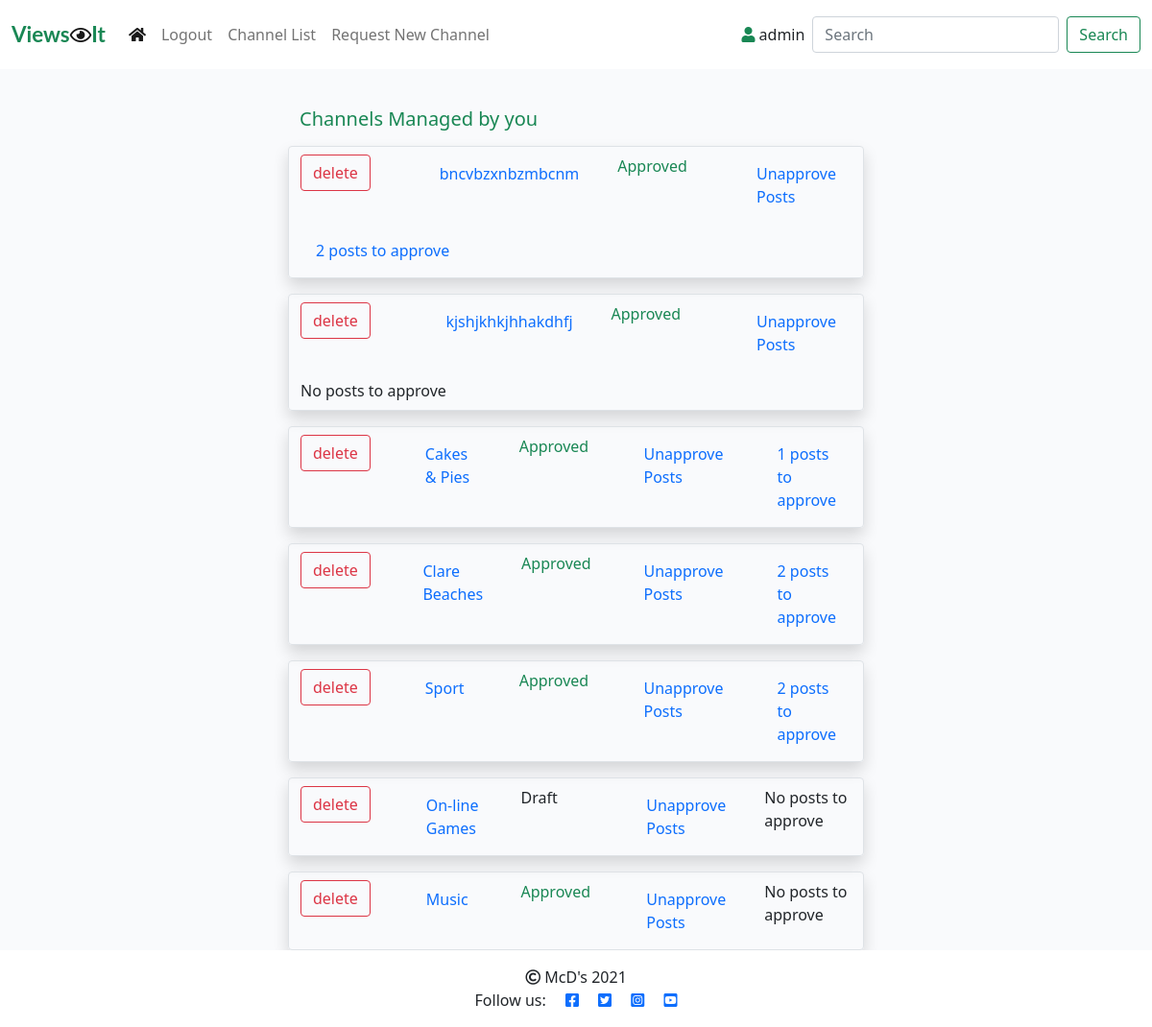
The app's page /channel_manage/ (signed in) with its own data.
### viewsit_app/models.py (models this page shows, shortened)
class Channel(models.Model):
    topic = models.CharField(max_length=50)
    topic_url = models.SlugField(max_length=50, unique=True)
    description = models.CharField(max_length=200)
    author = models.ForeignKey(User, on_delete=models.CASCADE,
                               related_name="channels")
    created_on = models.DateTimeField(auto_now_add=True)
    updated_on = models.DateTimeField(auto_now=True)
    status = models.IntegerField(choices=STATUS, default=0)
    class Meta:
        ordering = ['-created_on']

### viewsit_app/views.py (the view)
# urls.py: path('channel_manage/', views.ChannelManage.as_view(),
class ChannelManage(generic.ListView):
    def get(self, request, *args, **kwargs):
        num_unapproved = Count('channelposts', filter=Q(channelposts__status__lte=0))
        queryset = Channel.objects.filter(author=request.user).order_by("-created_on").annotate(num_unapproved=num_unapproved)
        return render(
            request,
            "channel_manage.html",
            {
                "channel_list": queryset,
            },
        )

### templates/channel_manage.html (shortened to what this page needs)
{% extends "base.html" %}
{% block content %}
<div class="container-fluid">
    <div class="row">
        <div class="col-sm-6 mt-3 offset-md-3">
            <h5 class="mt-3 text-success">Channels Managed by you</h5>
            {% for channel in channel_list %}
                <div class="row border rounded shadow mt-3">
                    <div class="col mt-2 mb-2">
                        <button type="button" class="btn btn-outline-danger" data-bs-toggle="modal" data-bs-target="#confirmModalDelete">delete</button>
                    </div>
                    <div class="col mt-2 mb-2 text-left" ><a class="nav-link" href="{% url 'channel_form' slug=channel.topic_url %}">
                        <p class="card-text">{{ channel.topic }}</p></a>
                    </div>
                    {% if channel.status == 0 %}
                        <div class="col mt-2 mb-2 text-left">Draft</div>
                    {% else %}
                        <div class="col mt-2 mb-2 text-success text-left">Approved</div>
                    {% endif %}
                    <div class="col mt-2 mb-2 text-left" ><a class="nav-link" href="{% url 'channel_post_approve' slug=channel.topic_url post_approval_type='Unapprove' %}">
                        Unapprove Posts</a>
                    </div>
                    {% if channel.num_unapproved %}
                    <div class="col mt-2 mb-2 text-left"><a class="nav-link" href="{% url 'channel_post_approve' slug=channel.topic_url post_approval_type='Approve' %}">
                        {{ channel.num_unapproved }} posts to approve</a></div>
                    {% else %}
                    <div class="col mt-2 mb-2 text-left">No posts to approve</div>
                    {% endif %}
                </div>
            {% empty %}
                <div><h4>You currently don't manage any channels.</h4></div>
            {% endfor %}
        </div>
    </div>
</div>
{%endblock%}

### templates/base.html (shortened to what this page needs)
{% load static %}
<!DOCTYPE html>
<html class="h-100">
<head>
    <link rel="stylesheet" href="https://cdnjs.cloudflare.com/ajax/libs/font-awesome/5.15.3/css/all.min.css">
    <link href="https://cdn.jsdelivr.net/npm/bootstrap@5.0.1/dist/css/bootstrap.min.css" rel="stylesheet"
>
    <link href="https://cdn.jsdelivr.net/npm/summernote@0.8.18/dist/summernote.min.css" rel="stylesheet">
    <link rel="stylesheet" href="{% static 'css/style.css' %}">
</head>
<body class="d-flex flex-column h-100 main-bg">
    <nav class="navbar navbar-expand-lg navbar-light fixed-top bg-white">
        <div class="container-fluid">
            <a class="navbar-brand" href="{% url 'home' %}"><span class="brand text-success">
                Views</span><i class="far fa-eye"></i><span class=" brand text-success">It</span></a>
            <div class="collapse navbar-collapse" id="navbarText">
                <ul class="navbar-nav me-auto mb-2 mb-lg-0">
                    <li class="nav-item">
                        <a class="nav-link active" aria-current="page" href="{% url 'channel_view_all' %}"><i class="fas fa-home"></i></a>
                    </li>
                    {% if user.is_authenticated %}
                    <li class="nav-item">
                        <a class="nav-link" href="{% url 'logout_user' %}">Logout</a>
                    </li>
                    {% endif %}
                    <li class="nav-item">
                        <a class="nav-link" href="{% url 'channel_list' %}">Channel List</a>
                    </li>
                    {% if user.is_authenticated and "channel_manage" in request.path %}
                    <li class="nav-item">
                        <a class="nav-link" href="{% url 'channel_form' %}">Request New Channel</a>
                    </li>
                    {% endif %}
                </ul>
                {% if user.is_authenticated %}
                    <p class="nav-item muted-text mt-3 me-2" id="navbarText"><i class="fas fa-user text-success"></i> {{ user }}</p>
                {% endif %}
                {% if not search_place_holder and not channel_topic_url%}
                    <span class="navbar-nav ml-auto mr-auto">
                        <form class="d-flex" action="{% url 'channel_view_search' %}" method="get">
                            <input class="form-control me-2" type="search" placeholder="Search" aria-label="Search" name="search_string">
                            <button class="btn btn-outline-success" type="submit">Search</button>
                        </form>
                    </span>
                {% endif %}
            </div>
        </div>
    </nav>
    <main class="flex-shrink-0 main-bg">
        {% block content %}
        {% endblock content %}
    </main>
   <footer class="footer mt-auto py-3 bg-white">
        <p class="m-0 text-center"><i class="far fa-copyright"></i>    McD's 2021</p>
        <p class="m-0 text-center"> Follow us:
            <a href="https://facebook.com" target="_blank" rel="no-opener" ><i class="fab fa-facebook-square ms-3"></i></a>
            <a href="https://twitter.com" target="_blank" rel="no-opener" ><i class="fab fa-twitter-square ms-3"></i></a>
            <a href="https://instagram.com" target="_blank" rel="no-opener" ><i class="fab fa-instagram-square ms-3"></i></a>
            <a href="https://youtube.com" target="_blank" rel="no-opener" ><i class="fab fa-youtube-square ms-3"></i></a>
        </p>
    </footer>
</body>
</html>

### static/css/style.css (style rules this page uses)
body { padding-top: 80px; }
.brand { font-family: Lato, sans-serif; font-size: 1.4rem; font-weight: 700; color: #4A4A4F; }
.main-bg { background-color: #F9FAFC; }

### records on screen
Channel: topic "bncvbzxnbzmbcnm", status "Approved", num_unapproved "2"
Channel: topic "kjshjkhkjhhakdhfj", status "Approved", shows "No posts to approve"
Channel: topic "Cakes & Pies", status "Approved", num_unapproved "1"
Channel: topic "Clare Beaches", status "Approved", num_unapproved "2"
Channel: topic "Sport", status "Approved", num_unapproved "2"
Channel: topic "On-line Games", status "Draft", shows "No posts to approve"
Channel: topic "Music", status "Approved", shows "No posts to approve"

### other values on screen
{{ user }} "admin"
